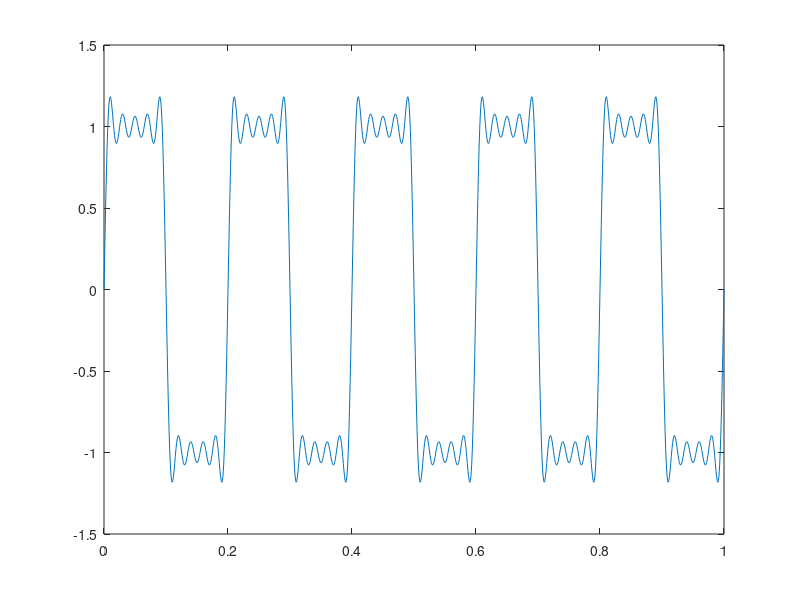

Write MATLAB code to recreate this figure.
%%Without Pause function
clc; % clear command window
clear all; % clear workspace
close all; % delete all previous figures
freq=input('Enter the frequency_');
n=input('Enter the number of harmonics_');
t=0:0.001:1; %time
sq_wave=0;
for k=1:1:n
harmonic=(4/pi)*(1/(2*k-1))*sin(2*pi*freq*(2*k-1)*t);
sq_wave=sq_wave+harmonic;
end
plot(t,sq_wave);
title('Generation of Square wave by addition of its harmonics');
xlabel('time');
ylabel('Amplitude');


%% With Pause function
clc;
close all;
freq=input('Enter the frequency');
n=input('Enter the number of harmonics');
t=0:0.001:1;
sq_wave=0;
title('Generation of Square wave by addition of its harmonics with pause function ');
for k=1:1:n
harmonic=(4/pi)*(1/(2*k-1))*sin(2*pi*freq*(2*k-1)*t);
sq_wave=sq_wave+harmonic;
plot(t,sq_wave);
pause(0.5) % pause time is 0.5 seconds
end